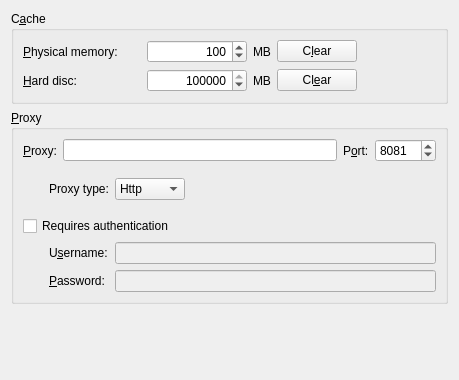
<?xml version="1.0" encoding="UTF-8"?>
<ui version="4.0">
 <class>MarbleCacheSettingsWidget</class>
 <widget class="QWidget" name="MarbleCacheSettingsWidget">
  <property name="geometry">
   <rect>
    <x>0</x>
    <y>0</y>
    <width>459</width>
    <height>380</height>
   </rect>
  </property>
  <layout class="QVBoxLayout" name="verticalLayout_2">
   <item>
    <widget class="QGroupBox" name="groupBox_cache">
     <property name="toolTip">
      <string>&lt;html&gt;&lt;head&gt;&lt;meta name=&quot;qrichtext&quot; content=&quot;1&quot; /&gt;&lt;style type=&quot;text/css&quot;&gt;
p, li { white-space: pre-wrap; }
&lt;/style&gt;&lt;/head&gt;&lt;body style=&quot; font-family:'Sans Serif'; font-size:9pt; font-weight:400; font-style:normal;&quot;&gt;
&lt;p style=&quot; margin-top:0px; margin-bottom:0px; margin-left:0px; margin-right:0px; -qt-block-indent:0; text-indent:0px;&quot;&gt;There are two caches being used for Marble: The physical memory which is needed to keep map data in the computer's memory. Increasing the value will make the application more responsive. The hard disc memory cache is used by download contents from the Internet (e.g. Wikipedia data or map data). Decrease this value if you want to save space on the hard disc and if high usage of the Internet is not an issue. &lt;/p&gt;&lt;/body&gt;&lt;/html&gt;</string>
     </property>
     <property name="title">
      <string>C&amp;ache</string>
     </property>
     <layout class="QGridLayout">
      <item row="0" column="0">
       <widget class="QLabel" name="label_volatileCache">
        <property name="sizePolicy">
         <sizepolicy hsizetype="Maximum" vsizetype="Preferred">
          <horstretch>0</horstretch>
          <verstretch>0</verstretch>
         </sizepolicy>
        </property>
        <property name="minimumSize">
         <size>
          <width>118</width>
          <height>0</height>
         </size>
        </property>
        <property name="text">
         <string>&amp;Physical memory:</string>
        </property>
        <property name="buddy">
         <cstring>kcfg_volatileTileCacheLimit</cstring>
        </property>
       </widget>
      </item>
      <item row="0" column="1">
       <widget class="QSpinBox" name="kcfg_volatileTileCacheLimit">
        <property name="alignment">
         <set>Qt::AlignRight</set>
        </property>
        <property name="maximum">
         <number>999999</number>
        </property>
        <property name="value">
         <number>100</number>
        </property>
       </widget>
      </item>
      <item row="0" column="2">
       <widget class="QLabel" name="label_MBVolatileCache">
        <property name="text">
         <string>MB</string>
        </property>
       </widget>
      </item>
      <item row="0" column="3">
       <widget class="QPushButton" name="button_clearVolatileCache">
        <property name="sizePolicy">
         <sizepolicy hsizetype="Maximum" vsizetype="Fixed">
          <horstretch>0</horstretch>
          <verstretch>0</verstretch>
         </sizepolicy>
        </property>
        <property name="text">
         <string>C&amp;lear</string>
        </property>
       </widget>
      </item>
      <item row="0" column="5">
       <spacer>
        <property name="orientation">
         <enum>Qt::Horizontal</enum>
        </property>
        <property name="sizeHint" stdset="0">
         <size>
          <width>10</width>
          <height>20</height>
         </size>
        </property>
       </spacer>
      </item>
      <item row="1" column="0">
       <widget class="QLabel" name="label_persistentCache">
        <property name="sizePolicy">
         <sizepolicy hsizetype="Maximum" vsizetype="Preferred">
          <horstretch>0</horstretch>
          <verstretch>0</verstretch>
         </sizepolicy>
        </property>
        <property name="minimumSize">
         <size>
          <width>118</width>
          <height>0</height>
         </size>
        </property>
        <property name="text">
         <string>&amp;Hard disc:</string>
        </property>
        <property name="buddy">
         <cstring>kcfg_persistentTileCacheLimit</cstring>
        </property>
       </widget>
      </item>
      <item row="1" column="1">
       <widget class="QSpinBox" name="kcfg_persistentTileCacheLimit">
        <property name="minimumSize">
         <size>
          <width>100</width>
          <height>0</height>
         </size>
        </property>
        <property name="alignment">
         <set>Qt::AlignRight</set>
        </property>
        <property name="specialValueText">
         <string>Unlimited</string>
        </property>
        <property name="maximum">
         <number>999999</number>
        </property>
        <property name="value">
         <number>999999</number>
        </property>
       </widget>
      </item>
      <item row="1" column="2">
       <widget class="QLabel" name="label_MBPersistentCache">
        <property name="text">
         <string>MB</string>
        </property>
       </widget>
      </item>
      <item row="1" column="3" colspan="2">
       <widget class="QPushButton" name="button_clearPersistentCache">
        <property name="sizePolicy">
         <sizepolicy hsizetype="Maximum" vsizetype="Fixed">
          <horstretch>0</horstretch>
          <verstretch>0</verstretch>
         </sizepolicy>
        </property>
        <property name="text">
         <string>Cl&amp;ear</string>
        </property>
       </widget>
      </item>
      <item row="1" column="5">
       <spacer>
        <property name="orientation">
         <enum>Qt::Horizontal</enum>
        </property>
        <property name="sizeHint" stdset="0">
         <size>
          <width>10</width>
          <height>20</height>
         </size>
        </property>
       </spacer>
      </item>
     </layout>
    </widget>
   </item>
   <item>
    <widget class="QGroupBox" name="groupBox_proxy">
     <property name="toolTip">
      <string>&lt;html&gt;&lt;head&gt;&lt;meta name=&quot;qrichtext&quot; content=&quot;1&quot; /&gt;&lt;style type=&quot;text/css&quot;&gt;
p, li { white-space: pre-wrap; }
&lt;/style&gt;&lt;/head&gt;&lt;body style=&quot; font-family:'Sans Serif'; font-size:9pt; font-weight:400; font-style:normal;&quot;&gt;
&lt;p style=&quot; margin-top:0px; margin-bottom:0px; margin-left:0px; margin-right:0px; -qt-block-indent:0; text-indent:0px;&quot;&gt;Proxy settings for your local intranet. Please leave empty if there is no proxy.&lt;/p&gt;&lt;/body&gt;&lt;/html&gt;</string>
     </property>
     <property name="title">
      <string>&amp;Proxy</string>
     </property>
     <layout class="QVBoxLayout" name="verticalLayout">
      <item>
       <layout class="QHBoxLayout" name="horizontalLayout">
        <item>
         <widget class="QLabel" name="label_proxyUrl">
          <property name="text">
           <string>&amp;Proxy:</string>
          </property>
          <property name="buddy">
           <cstring>kcfg_proxyUrl</cstring>
          </property>
         </widget>
        </item>
        <item>
         <widget class="QLineEdit" name="kcfg_proxyUrl">
          <property name="text">
           <string/>
          </property>
         </widget>
        </item>
        <item>
         <widget class="QLabel" name="label_proxyPort">
          <property name="text">
           <string>P&amp;ort:</string>
          </property>
          <property name="buddy">
           <cstring>kcfg_proxyPort</cstring>
          </property>
         </widget>
        </item>
        <item>
         <widget class="QSpinBox" name="kcfg_proxyPort">
          <property name="maximum">
           <number>65535</number>
          </property>
          <property name="value">
           <number>8081</number>
          </property>
         </widget>
        </item>
       </layout>
      </item>
      <item>
       <spacer name="verticalSpacer_2">
        <property name="orientation">
         <enum>Qt::Vertical</enum>
        </property>
        <property name="sizeType">
         <enum>QSizePolicy::Fixed</enum>
        </property>
        <property name="sizeHint" stdset="0">
         <size>
          <width>20</width>
          <height>10</height>
         </size>
        </property>
       </spacer>
      </item>
      <item>
       <layout class="QGridLayout" name="proxyGridLayout">
        <item row="0" column="1">
         <widget class="QLabel" name="label_proxyType">
          <property name="text">
           <string>Proxy type:</string>
          </property>
         </widget>
        </item>
        <item row="0" column="2">
         <layout class="QHBoxLayout" name="horizontalLayout_2">
          <item>
           <widget class="QComboBox" name="kcfg_proxyType">
            <item>
             <property name="text">
              <string>Http</string>
             </property>
            </item>
            <item>
             <property name="text">
              <string>Socks5</string>
             </property>
            </item>
           </widget>
          </item>
          <item>
           <spacer name="horizontalSpacer">
            <property name="orientation">
             <enum>Qt::Horizontal</enum>
            </property>
            <property name="sizeHint" stdset="0">
             <size>
              <width>40</width>
              <height>20</height>
             </size>
            </property>
           </spacer>
          </item>
         </layout>
        </item>
        <item row="2" column="0" colspan="3">
         <widget class="QCheckBox" name="kcfg_proxyAuth">
          <property name="text">
           <string>Requires authentication</string>
          </property>
         </widget>
        </item>
        <item row="3" column="0">
         <spacer name="horizontalSpacer_2">
          <property name="orientation">
           <enum>Qt::Horizontal</enum>
          </property>
          <property name="sizeType">
           <enum>QSizePolicy::Fixed</enum>
          </property>
          <property name="sizeHint" stdset="0">
           <size>
            <width>20</width>
            <height>20</height>
           </size>
          </property>
         </spacer>
        </item>
        <item row="3" column="1">
         <widget class="QLabel" name="label_username">
          <property name="text">
           <string>U&amp;sername:</string>
          </property>
          <property name="buddy">
           <cstring>kcfg_proxyUser</cstring>
          </property>
         </widget>
        </item>
        <item row="3" column="2">
         <widget class="QLineEdit" name="kcfg_proxyUser">
          <property name="enabled">
           <bool>false</bool>
          </property>
         </widget>
        </item>
        <item row="4" column="0">
         <spacer name="horizontalSpacer_3">
          <property name="orientation">
           <enum>Qt::Horizontal</enum>
          </property>
          <property name="sizeType">
           <enum>QSizePolicy::Fixed</enum>
          </property>
          <property name="sizeHint" stdset="0">
           <size>
            <width>20</width>
            <height>20</height>
           </size>
          </property>
         </spacer>
        </item>
        <item row="4" column="1">
         <widget class="QLabel" name="label_password">
          <property name="text">
           <string>&amp;Password:</string>
          </property>
          <property name="buddy">
           <cstring>kcfg_proxyPass</cstring>
          </property>
         </widget>
        </item>
        <item row="4" column="2">
         <widget class="QLineEdit" name="kcfg_proxyPass">
          <property name="enabled">
           <bool>false</bool>
          </property>
          <property name="echoMode">
           <enum>QLineEdit::Password</enum>
          </property>
         </widget>
        </item>
        <item row="1" column="2">
         <spacer name="verticalSpacer_3">
          <property name="orientation">
           <enum>Qt::Vertical</enum>
          </property>
          <property name="sizeType">
           <enum>QSizePolicy::Fixed</enum>
          </property>
          <property name="sizeHint" stdset="0">
           <size>
            <width>20</width>
            <height>10</height>
           </size>
          </property>
         </spacer>
        </item>
        <item row="0" column="0">
         <spacer name="horizontalSpacer_4">
          <property name="orientation">
           <enum>Qt::Horizontal</enum>
          </property>
          <property name="sizeType">
           <enum>QSizePolicy::Fixed</enum>
          </property>
          <property name="sizeHint" stdset="0">
           <size>
            <width>20</width>
            <height>20</height>
           </size>
          </property>
         </spacer>
        </item>
       </layout>
      </item>
     </layout>
    </widget>
   </item>
   <item>
    <spacer name="verticalSpacer">
     <property name="orientation">
      <enum>Qt::Vertical</enum>
     </property>
     <property name="sizeHint" stdset="0">
      <size>
       <width>20</width>
       <height>40</height>
      </size>
     </property>
    </spacer>
   </item>
  </layout>
 </widget>
 <resources/>
 <connections/>
</ui>
